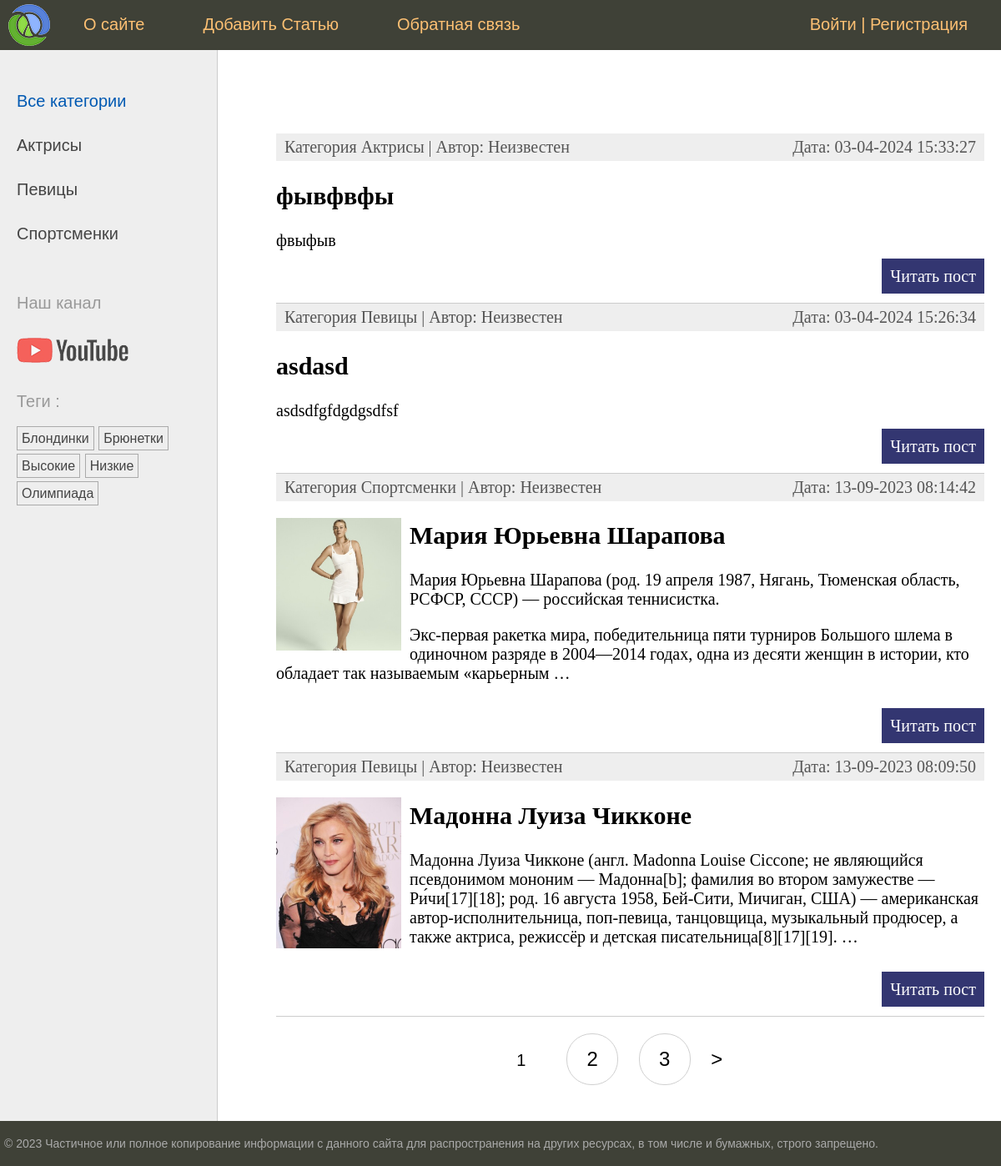
Before: /women/ with the older database file.
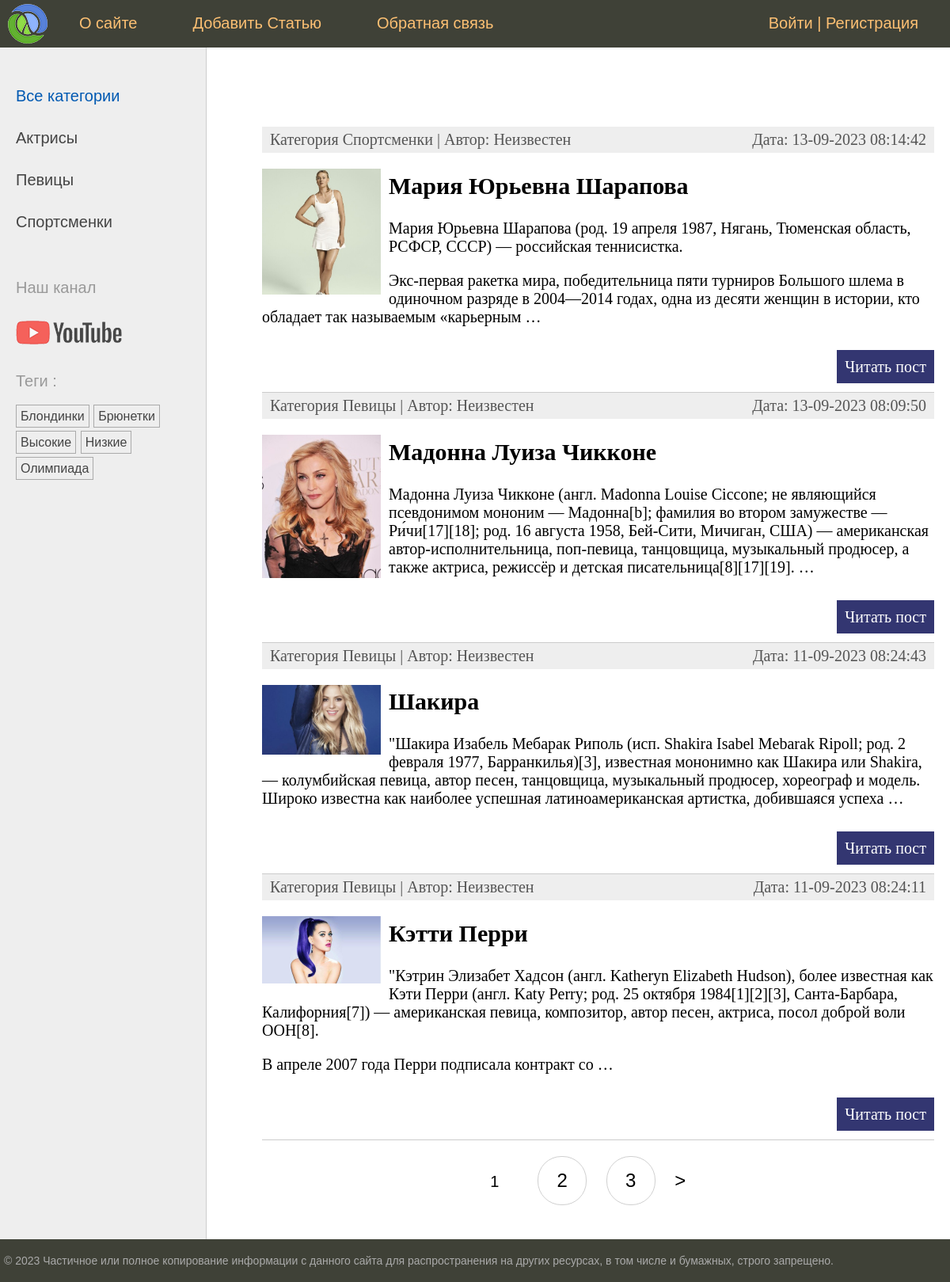
After: the same page with the newer database file.
### women/models.py (models this page shows, shortened)
class Category(models.Model):
    name = models.CharField(max_length=100, db_index=True, verbose_name="Имя")
    slug = models.SlugField(max_length=255, unique=False, db_index=True)
    class Meta:
        verbose_name = "Категория"
        verbose_name_plural = "Категории"
    def get_absolute_url(self):
        return reverse("category", kwargs={"cat_slug": self.slug})

class TagPost(models.Model):
    tag = models.CharField(max_length=100, db_index=True)
    slug = models.SlugField(max_length=255, unique=True, db_index=True)
    def get_absolute_url(self):
        return reverse("tag", kwargs={"tag_slug": self.slug})

class Women(models.Model):
    class Status(models.IntegerChoices):
        DRAFT = 0, "Черновик"
        PUBLISHED = 1, "Опубликовано"
    title = models.CharField(max_length=255, verbose_name="Заголовок")
    slug = models.SlugField(
        max_length=255,
        unique=True,
        db_index=True,
        verbose_name="Slug",
        validators=[
            MinLengthValidator(5, message="Минимум 5 символов"),
            MaxLengthValidator(100, message="Максимум 100 символов"),
        ],
    )
    content = models.TextField(blank=True, verbose_name="Текс Статьи")
    time_create = models.DateTimeField(auto_now_add=True, verbose_name="Время Создания")
    time_update = models.DateTimeField(auto_now=True, verbose_name="Время Изменения")
    photo = models.ImageField(
        upload_to="photos/%Y/%m/%d/",
        default=None,
        blank=True,
        null=True,
        verbose_name="Фото",
    )
    is_published = models.BooleanField(
        choices=tuple(map(lambda x: (bool(x[0]), x[1]), Status.choices)),
        default=Status.DRAFT,
        verbose_name="Возможность Публикации",
    )
    objects = models.Manager()
    published = PublishedManager()
    cat = models.ForeignKey(
        "Category",
        on_delete=models.PROTECT,
        related_name="posts",
        verbose_name="Категории",
    )
    tags = models.ManyToManyField(
        "TagPost", blank=True, related_name="tags", verbose_name="Теги"
    )
    husband = models.OneToOneField(
        "Husband",
        on_delete=models.SET_NULL,
        null=True,
        blank=True,
        related_name="wuman",
        verbose_name="Муж",
    )
    author = models.ForeignKey(get_user_model(), on_delete=models.SET_NULL , related_name="posts" , null=True , default=None)
    class Meta:
        verbose_name = "Известные Женщины"
        verbose_name_plural = "Известные Женщины"
        ordering = ["-time_create"]
        indexes = [
            models.Index(fields=["-time_create"]),
        ]
    def get_absolute_url(self):
        return reverse("post", kwargs={"post_slug": self.slug})

### women/views.py (the view)
# urls.py: path("", views.WomenHome.as_view(), name="home"),
class WomenHome(DataMixin, ListView):
    template_name = "women/index.html"
    context_object_name = "posts"
    title_page = "Главная Старница"
    cat_selected = 0
    def get_queryset(self):
        return Women.published.all().select_related("cat")

### users/context_processors.py (called while the page is built)
def get_women_context(request):
    return {"mainmenu": menu}

### women/models.py (called while the page is built)
    def get_queryset(self):
        return super().get_queryset().filter(is_published=Women.Status.PUBLISHED)

### women/templatetags/women_tags.py (called while the page is built)
@register.inclusion_tag("women/list_categories.html")
def show_categories(cat_selected=0):
    cats = Category.objects.annotate(total=Count("posts")).filter(total__gt=0)
    return {"cats": cats, "cat_selected": cat_selected}

@register.inclusion_tag("women/list_tags.html")
def show_all_tags():
    return {"tags": TagPost.objects.annotate(total=Count("tags")).filter(total__gt=0)}

### women/templates/women/index.html (shortened to what this page needs)
{% extends 'base.html' %}
{% block content %}
<ul class="list-articles">
    {% for p in posts %}
    <li>
        <div class="article-panel">
            <p class="first">Категория {{p.cat.name}} | Автор: {{p.author.user_name| default:"Неизвестен"}}</p>
            <p class="last">Дата: {{p.time_update | date:"d-m-Y H:i:s"}}</p>
        </div>
        {%if p.photo%}
        <p><img class="img-article-left thumb" src="{{p.photo.url}}"></p>
        {% endif %}
        <h2>{{p.title}}</h2>
        {% autoescape off %}
        {{p.content | linebreaks |truncatewords:40 }}
        {% endautoescape %}
        <p class="link-read-post"><a href="{{ p.get_absolute_url }}">Читать пост</a></p>
    </li>
    {% endfor %}
</ul>
{% endblock %}
{% block navigation %}
{% if page_obj.has_other_pages %}
<nav class="list-pages">
    <ul>
        {% for p in paginator.page_range %}
        {% if page_obj.number == p %}
        <li class="page-num page-num-selected">{{p}}</li>
        {% elif p >= page_obj.number|add:-2 and p <= page_obj.number|add:2 %} <li class="page-num">
            <a href="?page={{p}}">{{ p }}</a>
            </li>
            {% endif %}
            {% endfor %}
            {% if page_obj.has_next %}
            <li class="page_num">
                <a href="?page={{page_obj.next_page_number}}">&gt;</a>
            </li>
            {% endif %}
    </ul>
</nav>
{% endif %}
{% endblock %}

### templates/base.html (shortened to what this page needs)
{% load static %}
{% load women_tags%}
<!DOCTYPE html>
<html>
<head>
    <link type="text/css" href="{% static 'women/css/styles.css' %}" rel="stylesheet" />
</head>
<body>
    <table class="table-page" border="0" cellpadding="0" cellspacing="0">
        <tr>
            <td valign="top">
                {% block mainmenu %}
                <div class="header">
                    <ul id="mainmenu" class="mainmenu">
                        <li class="logo">
                            <a href="{% url 'home' %}">
                                <div class="logo"></div>
                            </a>
                        </li>
                        {% for m in mainmenu %}
                        <li><a href="{% url m.url_name %}">{{m.title}}</a></li>
                        {% endfor %}
                        {% if user.is_authenticated%}
                        <li class="last"><a href="{% url 'users:profile' %}">{{user.username}}</a> | <a href="{% url 'users:logout' %}">Выйти</a></li>
                        {% else %}
                        <li class="last"><a href="{% url 'users:login' %}">Войти</a> | <a
                                href="{% url 'users:register' %}">Регистрация</a></li>
                        {% endif %}
                    </ul>
                </div>
                {% endblock mainmenu %}
                <table class="table-content" border="0" cellpadding="0" cellspacing="0">
                    <tr>
                        <td valign="top" class="left-chapters">
                            <ul id="leftchapters">
                                {%if cat_selected == 0%}
                                <li class="selected">Все категории</li>
                                {%else%}
                                <li><a href="{% url 'home' %}">Все категории</a></li>
                                {%endif%}
                                {% show_categories cat_selected %}
                                <li class="share">
                                    <p>Наш канал</p>
                                    <a class="share-yt"
                                        href="https://www.youtube.com/channel/UClJzWfGWuGJL2t-3dYKcHTA/playlists"
                                        target="_blank" rel="nofollow"></a>
                                </li>
                                <li>{% show_all_tags %}</li>
                            </ul>
                        </td>
                        <td valign="top" class="content">
                            <div class="content-text">
                                {% block content %} {% endblock %}
                            </div>
                            {% block navigation %} {% endblock %}
                        </td>
                    </tr>
                </table>
            </td>
        </tr>
        <tr>
            <td valign="top">
                <div id="footer">
                    <p>
                        &copy; 2023 Частичное или полное копирование информации с данного
                        сайта для распространения на других ресурсах, в том числе и
                        бумажных, строго запрещено.
                    </p>
                </div>
            </td>
        </tr>
    </table>
</body>
</html>

### women/templates/women/list_categories.html
{% for cat in cats%}
{% if cat.id == cat_selected%}
<li class="selected">{{cat.name}}</li>
{%else%}
<li><a href="{{ cat.get_absolute_url}}">{{cat.name}}</a></li>
{%endif%}
{% endfor %}

### women/templates/women/list_tags.html
{% if tags %}
<p> Теги :</p>
<ul class="tags-list">
    {% for t in tags%}
    <li><a href="{{t.get_absolute_url}}">{{t.tag}}</a></li>
    {% endfor %}
</ul>
{% endif%}

### women/static/women/css/styles.css (style rules this page uses)
html, body { font-family: 'Arial'; margin: 0; padding: 0; height: 100%; width: 100%; color: #444; }
a { color: #0059b2; text-decoration: none; }
img { max-width: 600px; height: auto; }
img.img-article-left { max-width: 300px; height: auto; float: left; padding: 0 10px 10px 0; }
img.img-article-left.thumb { max-width: 150px; height: auto; }
p.link-read-post { text-align: right; }
p.link-read-post a { padding: 10px; min-width: 100px; background: #333671; color: #fff; text-decoration: none; }
div.article-panel { background: #eee; padding: 5px 10px 5px 10px; box-sizing: border-box; overflow: hidden; color: #555; }
div.article-panel p.first { margin: 0; float: left; }
div.article-panel p.last { margin: 0; float: right; }
ul.list-articles { list-style: none; margin: 0; padding: 0; }
ul.list-articles li { border-bottom: 1px solid #ccc; }
.table-page { width: 100%; height: 100%; vertical-align: top; }
.table-page tr { height: 100%; }
.header { background: #3F4137; height: 60px; }
.logo { background: url('../images/logo.png') no-repeat 10px 5px; width: 70px; height: 60px; }
ul.mainmenu { list-style: none; margin: 0; padding: 0; height: 60px; color: #fdc073; font-size: 20px; overflow: hidden; }
ul.mainmenu li { float: left; margin: 18px 40px 0 30px; }
ul.mainmenu li.logo { margin: 0; }
ul.mainmenu li.last { float: right; }
ul.mainmenu li a { color: #fdc073; text-decoration: none; }
.table-content { width: 100%; min-height: 100%; height: 100%; }
.left-chapters { margin: 0; background: #eee; border-right: 1px solid #ccc; }
.left-chapters ul { width: 230px; margin: 0; padding: 20px 10px 10px 20px; list-style: none; font-size: 20px; }
.left-chapters ul li { margin: 30px 0 0 0; color: #999; }
.left-chapters ul li.selected { color: #0059b2; }
.left-chapters ul li a { color: #444; text-decoration: none; }
.left-chapters ul li.share { margin: 60px 0 0 0; }
.left-chapters ul li.share p { margin: 30px 0 30px 0; }
.left-chapters ul li.share a { display: inline-block; width: 40px; height: 40px; margin: 0 20px 0 0; }
.left-chapters ul li.share a.share-yt { width: 100%; height: 30px; background: url('../images/share_yt.png') no-repeat 0 0 }
ul.tags-list { width: 100%; margin: 0; padding: 0; list-style: none; }
ul.tags-list li { margin: 0; padding: 0 0 10px; display: inline-block; }
ul.tags-list li a { padding: 5px; font-size: 16px; border: 1px solid #aaa; }
.content { padding: 40px 20px 20px 40px; width: 100%; box-sizing: border-box; }
.content-text { margin: 60px 0 0 30px; color: #000; font-size: 20px; font-family: Yandex Sans Display Light; }
#footer { box-sizing: border-box; background: #3F4137; padding: 5px; color: #aaa; font-size: 14px; font-family: Verdana, Geneva, Arial, Helvetica; text-align: left; overflow: hidden; }
.list-pages { text-align: center; margin: 0 0 20px 0; }
.list-pages ul { margin: 20px 0 0 0; padding: 0; list-style: none; }
.list-pages ul li { display: inline-block; margin: 0 20px 0 0; }
.list-pages a { color: #000; font-size: 24px; text-decoration: none; }
.list-pages .page-num, .page-num-selected { display: inline-block; width: 60px; height: 44px; padding: 16px 0 0 0; border: 1px solid #d0d0d0; border-radius: 30px; }
.list-pages .page-num-selected { border: none; color: #000; font-size: 20px; }

Changed rows visible on the page:
removed Women: cat.name "Актрисы", author.user_name "Неизвестен", time_update "03-04-2024 15:33:27", title "фывфвфы", content "фвыфыв"
removed Women: cat.name "Певицы", author.user_name "Неизвестен", time_update "03-04-2024 15:26:34", title "asdasd", content "asdsdfgfdgdgsdfsf"
now on this page (row unchanged): Women: cat.name "Певицы", author.user_name "Неизвестен", time_update "11-09-2023 08:24:43", photo (picture), title "Шакира", content "\"Шакира Изабель Мебарак Риполь (исп. Shakira Isabel Mebarak Ripoll; род. 2 февраля 1977, Барранкилья)[3], известная мононимно как Шакира или Shakira, — колумбийская певица, автор песен, танцовщица, музыкальный продюсер, хореограф и модель. Широко известна как наиболее успешная латиноамериканская артистка, добившаяся успеха …"
now on this page (row unchanged): Women: cat.name "Певицы", author.user_name "Неизвестен", time_update "11-09-2023 08:24:11", photo (picture), title "Кэтти Перри", content "\"Кэтрин Элизабет Хадсон (англ. Katheryn Elizabeth Hudson), более известная как Кэти Перри (англ. Katy Perry; род. 25 октября 1984[1][2][3], Санта-Барбара, Калифорния[7]) — американская певица, композитор, автор песен, актриса, посол доброй воли ООН[8]. В апреле 2007 года Перри подписала контракт со …"
